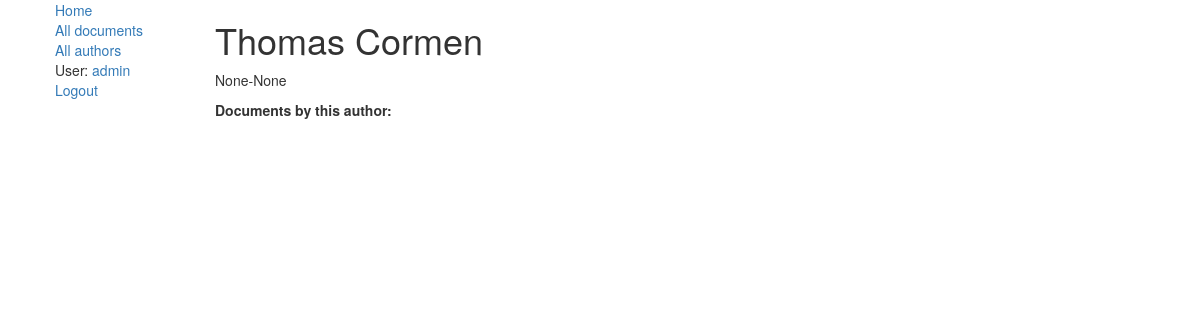
The app's page /library/authors/2 (signed in) with its own data.
### library/models.py (models this page shows, shortened)
class Author(models.Model):
    first_name = models.CharField(max_length=100)
    last_name = models.CharField(max_length=100)
    date_born = models.DateField(null=True, blank=True)
    date_died = models.DateField('Died', null=True, blank=True)

### library/views.py (the view)
# urls.py: url(r'^authors/(?P<pk>\d+)$', views.AuthorDetailView.as_view(), name='author-detail'),
class AuthorDetailView(generic.DetailView):
    model = Author

### library/templates/library/author_detail.html
{% extends "base_generic.html" %}
{% block content %}
    <h1>{{ author.first_name }} {{ author.last_name }}</h1>
    <p>{{ author.date_born }}-{{ author.date_died }}
    <p><strong>Documents by this author:</strong>
{% endblock %}

### library/templates/base_generic.html (shortened to what this page needs)
<!DOCTYPE html>
<html lang="en-us">
<head>
    <link rel="stylesheet" href="https://maxcdn.bootstrapcdn.com/bootstrap/3.3.7/css/bootstrap.min.css">
    <link rel="stylesheet" href="styles.css">
</head>
<body link="">
<div class="container-fluid">
    <div class="row">
        <div class="col-sm-2">
            {% block sidebar %}
                <ul class="sidebar-nav">
                    <div><a href="{% url 'index' %}">Home</a></div>
                    <div><a href="{% url 'document' %}">All documents</a></div>
                    <div><a href="{% url 'authors' %}">All authors</a></div>
                    {% if user.is_authenticated %}
                        <div>User: <a href="{% url 'account' %}">{{ user.get_username }}</a></div>
                        <div><a href="{% url 'logout' %}?next={{ request.path }}">Logout</a></div>
                    {% else %}
                        <div><a href="{% url 'login' %}?next={{ request.path }}">Login</a></div>
                    {% endif %}
                </ul>
            {% endblock %}
        </div>
        <div class="col-sm-10 ">
            {% block content %}{% endblock %}
        </div>
    </div>
</div>
</body>
</html>

### records on screen
Author: first_name "Thomas", last_name "Cormen", date_born "None", date_died "None"

### other values on screen
{{ user.get_username }} "admin"
